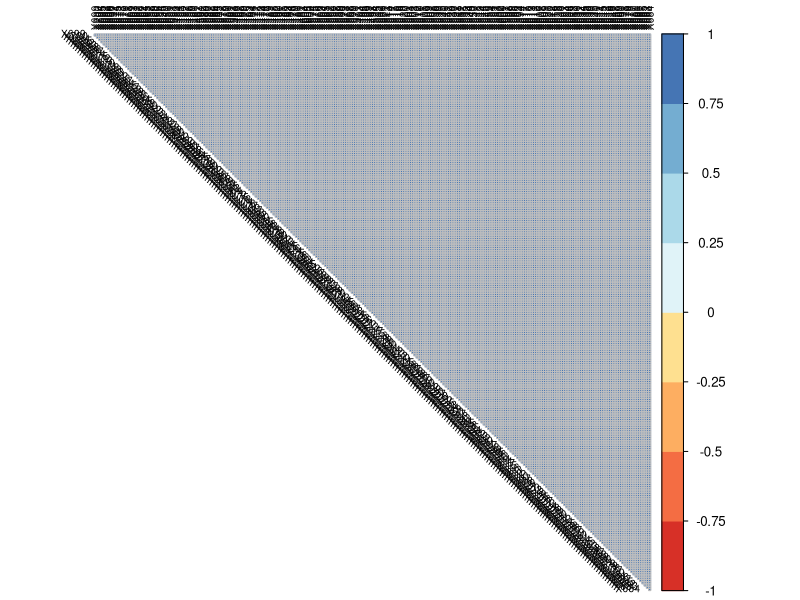

R code for this plot:
library(ggplot2)
library(corrplot)
library(RColorBrewer)

dfh <- read.csv("./Paper/GlobalAnalysis/Full.csv", header = TRUE)
wl_cols <- grep("^X\\d+$", names(dfh), value = TRUE)
wl_num  <- as.numeric(gsub("X", "", wl_cols))
X <- as.matrix(dfh[wl_cols])
M <- cor(X)
corrplot(
  M,
  type = "upper", order = "hclust",
  col = brewer.pal(n=8, name="RdYlBu"),
  tl.col = "black",
  tl.cex = 0.6
)
